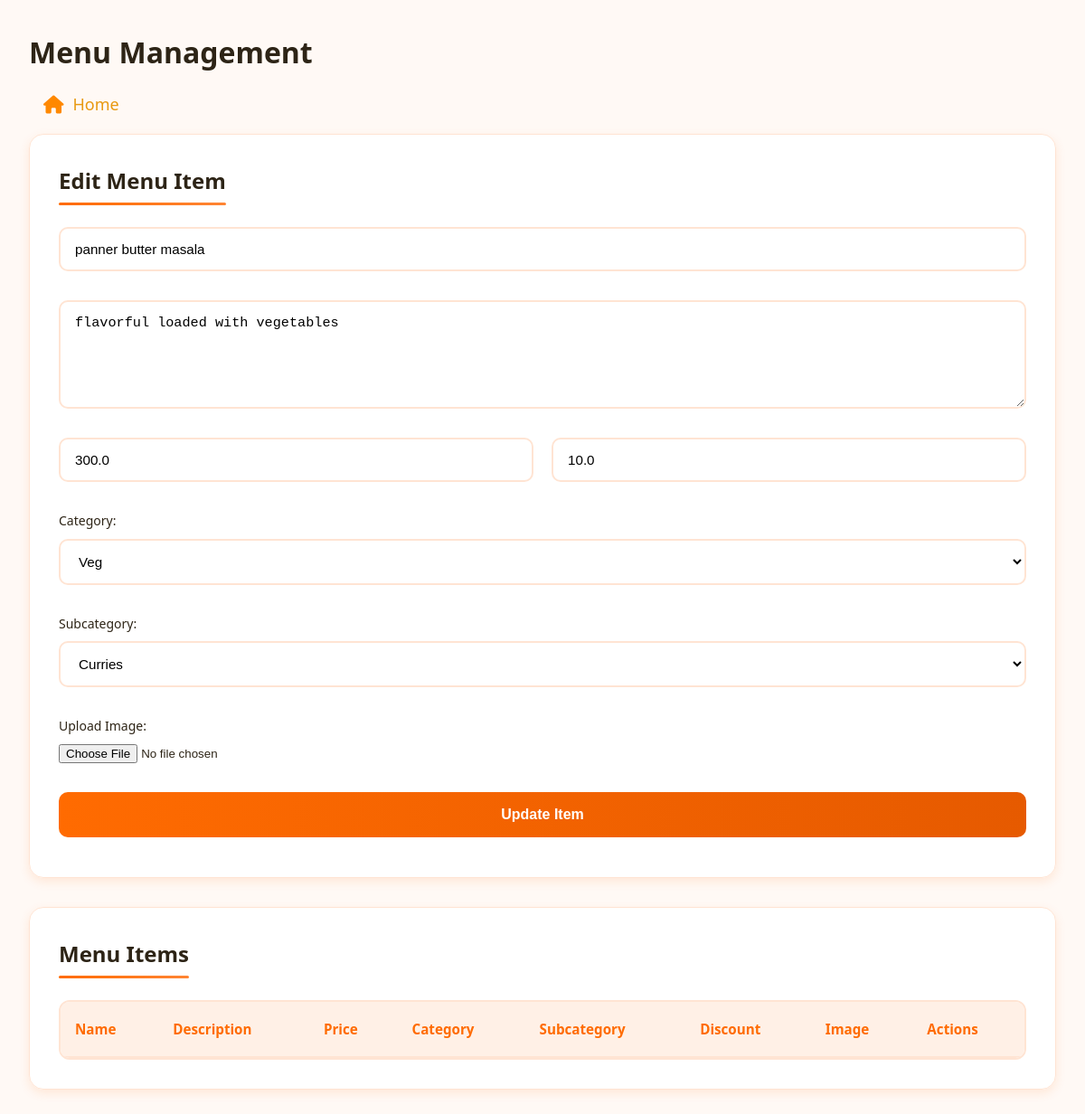
The app's page /edit_item/2, older data.
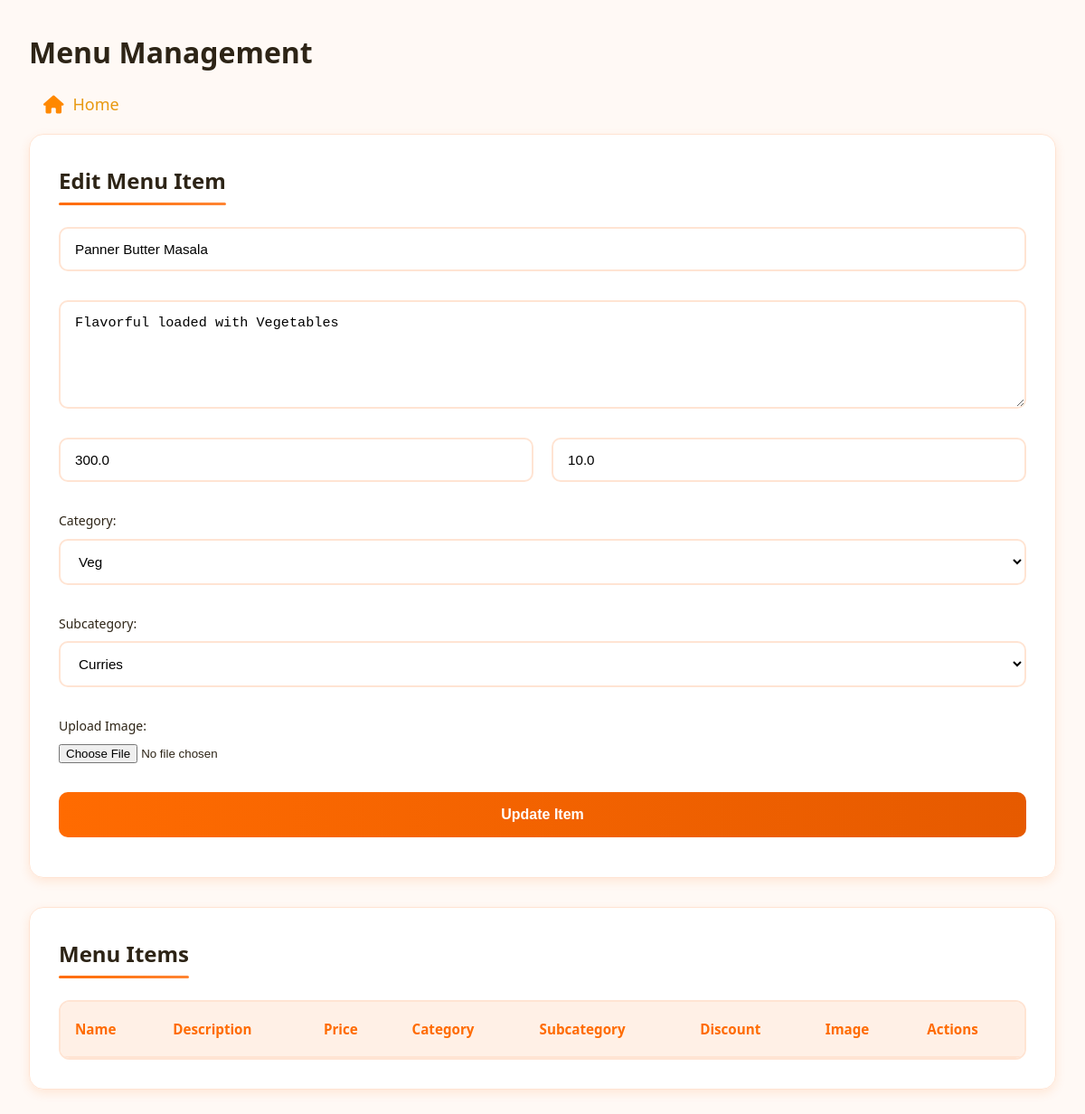
The same page, newer data.
### tables this page shows
CREATE TABLE "menu_items" (
	"id"	INTEGER,
	"name"	TEXT NOT NULL,
	"description"	TEXT NOT NULL,
	"price"	REAL NOT NULL,
	"image_path"	TEXT NOT NULL,
	"category"	TEXT NOT NULL DEFAULT 'veg',
	"subcategory"	TEXT NOT NULL DEFAULT 'starter',
	"discount"	REAL NOT NULL DEFAULT 0.0,
	PRIMARY KEY("id" AUTOINCREMENT)
);

### mergedapp.py (the view, shortened to what this page needs)
@app.route('/edit_item/<int:item_id>', methods=['GET', 'POST'])
def edit_item(item_id):
    try:
        with sqlite3.connect(DATABASE) as conn:
            cursor = conn.cursor()
            cursor.execute('SELECT * FROM menu_items WHERE id=?', (item_id,))
            item = cursor.fetchone()
        return render_template('menu_management.html', item=item, items=[])
    except Exception as e:
        return f"Error editing item: {e}", 500

### templates/menu_management.html (shortened to what this page needs)
<html lang="en">
<head>
    <link rel="stylesheet" href="{{ url_for('static', filename='stylesss.css') }}">
    <link rel="stylesheet" href="https://cdnjs.cloudflare.com/ajax/libs/font-awesome/6.0.0/css/all.min.css">
</head>
<body>
    <div class="container">
        <div class="header">
            <h1>Menu Management</h1>
            <ul>
                <li><a href="{{ url_for('admin') }}"><i class="fa-solid fa-house"></i> Home</a></li>
            </ul>
        </div>
        <div class="content-wrapper">
            <div class="form-section">
                <h2>{% if item %}Edit Menu Item{% else %}Add Menu Item{% endif %}</h2>
                <form method="POST" action="{% if item %}{{ url_for('edit_item', item_id=item[0]) }}{% else %}{{ url_for('add_item') }}{% endif %}" enctype="multipart/form-data" class="menu-form">
                    <div class="form-group">
                        <input type="text" name="name" placeholder="Item Name" value="{{ item[1] if item else '' }}" required>
                    </div>
                    <div class="form-group">
                        <textarea name="description" placeholder="Description" required>{{ item[2] if item else '' }}</textarea>
                    </div>
                    <div class="form-row">
                        <div class="form-group">
                            <input type="number" step="0.01" name="price" placeholder="Price" value="{{ item[3] if item else '' }}" required>
                        </div>
                        <div class="form-group">
                            <input type="number" name="discount" placeholder="Discount (%)" value="{{ item[7] if item else '' }}" min="0" max="100">
                        </div>
                    </div>
                    <div class="form-group">
                        <label for="category">Category:</label>
                        <select name="category" id="category" required>
                            <option value="veg" {% if item and item[5] == 'veg' %}selected{% endif %}>Veg</option>
                        </select>
                    </div>
                    <div class="form-group">
                        <label for="subcategory">Subcategory:</label>
                        <select name="subcategory" id="subcategory" required>
                            <option value="curries" {% if item and item[6] == 'curries' %}selected{% endif %}>Curries</option>
                        </select>
                    </div>
                    <div class="form-group">
                        <label for="image">Upload Image:</label>
                        <input type="file" name="image" id="image" accept="image/*" {% if item %}required{% endif %} class="file-input">
                    </div>
                    <div class="form-group">
                        <button type="submit">{% if item %}Update Item{% else %}Add Item{% endif %}</button>
                    </div>
                </form>
            </div>
            <div class="table-section">
                <h2>Menu Items</h2>
                <div class="table-container">
                    <table>
                        <thead>
                            <tr>
                                <th>Name</th>
                                <th>Description</th>
                                <th>Price</th>
                                <th>Category</th>
                                <th>Subcategory</th>
                                <th>Discount</th>
                                <th>Image</th>
                                <th>Actions</th>
                            </tr>
                        </thead>
                    </table>
                </div>
            </div>
        </div>
    </div>
</body>
</html>

Row changes from the older to the newer data that the page shows:
changed menu_items "Veg": name "panner butter masala" → "Panner Butter Masala"; description "flavorful loaded with vegetables" → "Flavorful loaded with Vegetables"
